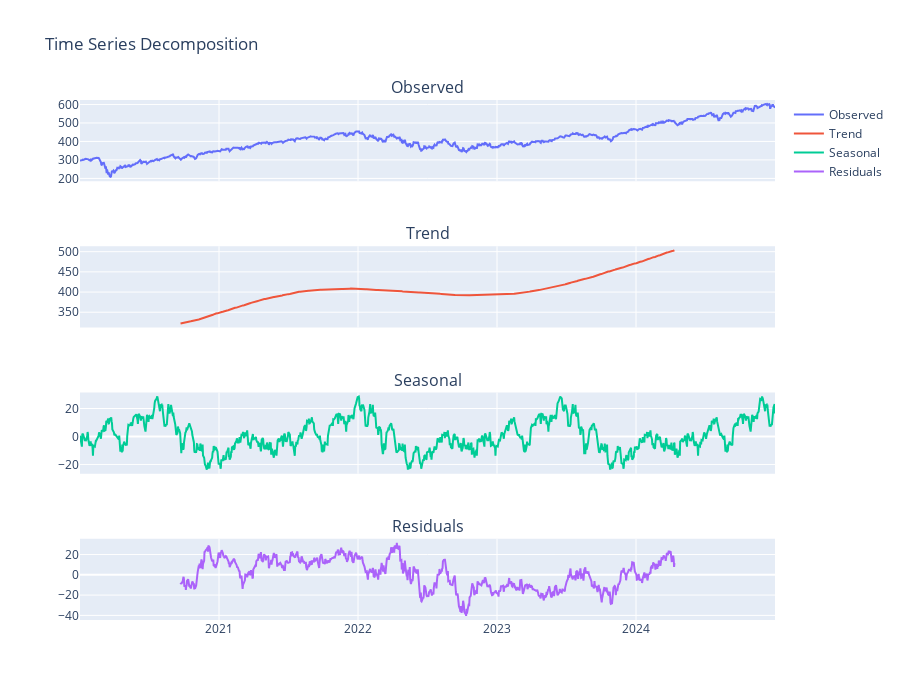

Notebook source saved alongside this figure:
### Code cell
import statsmodels.api as sm
import plotly.graph_objects as go
from plotly.subplots import make_subplots

# --- Decompose the Time Series ---

# We'll use an additive model, which assumes that:
# Observed Value = Trend + Seasonality + Residual
# We'll look for a yearly seasonal pattern, so we set the period to 365 days.
decomposition = sm.tsa.seasonal_decompose(df['Close'], model='additive', period=365)

# --- Plot the Decomposition ---

# Create a figure with 4 stacked subplots
fig = make_subplots(
    rows=4, cols=1,
    shared_xaxes=True,
    subplot_titles=("Observed", "Trend", "Seasonal", "Residuals")
)

# Add each component to its own subplot
fig.add_trace(go.Scatter(x=df.index, y=decomposition.observed, mode='lines', name='Observed'), row=1, col=1)
fig.add_trace(go.Scatter(x=df.index, y=decomposition.trend, mode='lines', name='Trend'), row=2, col=1)
fig.add_trace(go.Scatter(x=df.index, y=decomposition.seasonal, mode='lines', name='Seasonal'), row=3, col=1)
fig.add_trace(go.Scatter(x=df.index, y=decomposition.resid, mode='lines', name='Residuals'), row=4, col=1)

# Update layout for a cleaner look
fig.update_layout(height=700, title_text="Time Series Decomposition")
fig.show()

### Figure 1 — Plotly figure (JSON) as saved in the notebook; plotly's stock layout.template omitted (floating-point values rounded to 4 significant figures; data arrays with more than 128 entries replaced by an {"elided": "..."} marker saying what was removed)
{"data": [{"mode": "lines", "name": "Observed", "type": "scatter", "x": {"elided": "1258 str values"}, "xaxis": "x", "y": {"elided": "1258 float values"}, "yaxis": "y"}, {"mode": "lines", "name": "Trend", "type": "scatter", "x": {"elided": "1258 str values"}, "xaxis": "x2", "y": {"elided": "1258 float values"}, "yaxis": "y2"}, {"mode": "lines", "name": "Seasonal", "type": "scatter", "x": {"elided": "1258 str values"}, "xaxis": "x3", "y": {"elided": "1258 float values"}, "yaxis": "y3"}, {"mode": "lines", "name": "Residuals", "type": "scatter", "x": {"elided": "1258 str values"}, "xaxis": "x4", "y": {"elided": "1258 float values"}, "yaxis": "y4"}], "layout": {"annotations": [{"font": {"size": 16}, "showarrow": false, "text": "Observed", "x": 0.5, "xanchor": "center", "xref": "paper", "y": 1, "yanchor": "bottom", "yref": "paper"}, {"font": {"size": 16}, "showarrow": false, "text": "Trend", "x": 0.5, "xanchor": "center", "xref": "paper", "y": 0.7188, "yanchor": "bottom", "yref": "paper"}, {"font": {"size": 16}, "showarrow": false, "text": "Seasonal", "x": 0.5, "xanchor": "center", "xref": "paper", "y": 0.4375, "yanchor": "bottom", "yref": "paper"}, {"font": {"size": 16}, "showarrow": false, "text": "Residuals", "x": 0.5, "xanchor": "center", "xref": "paper", "y": 0.1562, "yanchor": "bottom", "yref": "paper"}], "height": 700, "title": {"text": "Time Series Decomposition"}, "xaxis": {"anchor": "y", "domain": [0, 1], "matches": "x4", "showticklabels": false}, "xaxis2": {"anchor": "y2", "domain": [0, 1], "matches": "x4", "showticklabels": false}, "xaxis3": {"anchor": "y3", "domain": [0, 1], "matches": "x4", "showticklabels": false}, "xaxis4": {"anchor": "y4", "domain": [0, 1]}, "yaxis": {"anchor": "x", "domain": [0.8438, 1]}, "yaxis2": {"anchor": "x2", "domain": [0.5625, 0.7188]}, "yaxis3": {"anchor": "x3", "domain": [0.2812, 0.4375]}, "yaxis4": {"anchor": "x4", "domain": [0, 0.1562]}}}
